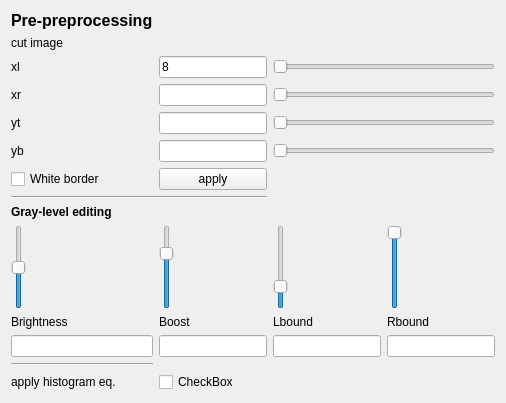
              <widget class="QWidget" name="GLS">
               <attribute name="title">
                <string>GLS</string>
               </attribute>
               <layout class="QGridLayout" name="gridLayout_14">
                <item row="3" column="2" colspan="2">
                 <widget class="QSlider" name="horizontalSlider_x2">
                  <property name="maximum">
                   <number>300</number>
                  </property>
                  <property name="orientation">
                   <enum>Qt::Horizontal</enum>
                  </property>
                 </widget>
                </item>
                <item row="2" column="0">
                 <widget class="QLabel" name="label_32">
                  <property name="text">
                   <string>xl</string>
                  </property>
                 </widget>
                </item>
                <item row="10" column="3">
                 <widget class="QLabel" name="label_Rbound">
                  <property name="text">
                   <string>Rbound</string>
                  </property>
                 </widget>
                </item>
                <item row="6" column="1">
                 <widget class="QPushButton" name="pushButton_apply_cut">
                  <property name="text">
                   <string>apply</string>
                  </property>
                 </widget>
                </item>
                <item row="2" column="2" colspan="2">
                 <widget class="QSlider" name="horizontalSlider_x1">
                  <property name="maximum">
                   <number>300</number>
                  </property>
                  <property name="orientation">
                   <enum>Qt::Horizontal</enum>
                  </property>
                 </widget>
                </item>
                <item row="4" column="2" colspan="2">
                 <widget class="QSlider" name="horizontalSlider_y1">
                  <property name="maximum">
                   <number>200</number>
                  </property>
                  <property name="orientation">
                   <enum>Qt::Horizontal</enum>
                  </property>
                 </widget>
                </item>
                <item row="10" column="2">
                 <widget class="QLabel" name="label_Lbound">
                  <property name="text">
                   <string>Lbound</string>
                  </property>
                 </widget>
                </item>
                <item row="11" column="3">
                 <widget class="QLineEdit" name="lineEdit_Rbound"/>
                </item>
                <item row="11" column="0">
                 <widget class="QLineEdit" name="lineEdit_Brightness"/>
                </item>
                <item row="5" column="2" colspan="2">
                 <widget class="QSlider" name="horizontalSlider_y2">
                  <property name="maximum">
                   <number>200</number>
                  </property>
                  <property name="orientation">
                   <enum>Qt::Horizontal</enum>
                  </property>
                 </widget>
                </item>
                <item row="5" column="0">
                 <widget class="QLabel" name="label_57">
                  <property name="text">
                   <string>yb</string>
                  </property>
                 </widget>
                </item>
                <item row="8" column="0" colspan="2">
                 <widget class="QLabel" name="tab1_title">
                  <property name="font">
                   <font>
                    <weight>75</weight>
                    <bold>true</bold>
                   </font>
                  </property>
                  <property name="text">
                   <string>Gray-level editing</string>
                  </property>
                 </widget>
                </item>
                <item row="2" column="1">
                 <widget class="QLineEdit" name="lineEdit_x1">
                  <property name="text">
                   <string>8</string>
                  </property>
                 </widget>
                </item>
                <item row="4" column="1">
                 <widget class="QLineEdit" name="lineEdit_y1"/>
                </item>
                <item row="3" column="0">
                 <widget class="QLabel" name="label_52">
                  <property name="text">
                   <string>xr</string>
                  </property>
                 </widget>
                </item>
                <item row="9" column="0">
                 <widget class="QSlider" name="slider_brightness">
                  <property name="minimum">
                   <number>-255</number>
                  </property>
                  <property name="maximum">
                   <number>255</number>
                  </property>
                  <property name="orientation">
                   <enum>Qt::Vertical</enum>
                  </property>
                 </widget>
                </item>
                <item row="9" column="3">
                 <widget class="QSlider" name="slider_Rbound">
                  <property name="minimum">
                   <number>1</number>
                  </property>
                  <property name="maximum">
                   <number>255</number>
                  </property>
                  <property name="value">
                   <number>255</number>
                  </property>
                  <property name="sliderPosition">
                   <number>255</number>
                  </property>
                  <property name="orientation">
                   <enum>Qt::Vertical</enum>
                  </property>
                 </widget>
                </item>
                <item row="7" column="0" colspan="2">
                 <widget class="Line" name="line_6">
                  <property name="orientation">
                   <enum>Qt::Horizontal</enum>
                  </property>
                 </widget>
                </item>
                <item row="13" column="0">
                 <widget class="QLabel" name="label_69">
                  <property name="text">
                   <string>apply histogram eq.</string>
                  </property>
                 </widget>
                </item>
                <item row="3" column="1">
                 <widget class="QLineEdit" name="lineEdit_x2"/>
                </item>
                <item row="11" column="2">
                 <widget class="QLineEdit" name="lineEdit_Lbound"/>
                </item>
                <item row="6" column="0">
                 <widget class="QCheckBox" name="checkBox_border">
                  <property name="text">
                   <string>White border</string>
                  </property>
                 </widget>
                </item>
                <item row="9" column="1">
                 <widget class="QSlider" name="slider_boost">
                  <property name="minimum">
                   <number>-255</number>
                  </property>
                  <property name="maximum">
                   <number>255</number>
                  </property>
                  <property name="value">
                   <number>103</number>
                  </property>
                  <property name="sliderPosition">
                   <number>103</number>
                  </property>
                  <property name="orientation">
                   <enum>Qt::Vertical</enum>
                  </property>
                 </widget>
                </item>
                <item row="5" column="1">
                 <widget class="QLineEdit" name="lineEdit_y2"/>
                </item>
                <item row="10" column="1">
                 <widget class="QLabel" name="label_boost">
                  <property name="text">
                   <string>Boost</string>
                  </property>
                 </widget>
                </item>
                <item row="9" column="2">
                 <widget class="QSlider" name="slider_Lbound">
                  <property name="maximum">
                   <number>254</number>
                  </property>
                  <property name="value">
                   <number>54</number>
                  </property>
                  <property name="sliderPosition">
                   <number>54</number>
                  </property>
                  <property name="orientation">
                   <enum>Qt::Vertical</enum>
                  </property>
                 </widget>
                </item>
                <item row="0" column="0">
                 <widget class="QLabel" name="label_29">
                  <property name="font">
                   <font>
                    <pointsize>12</pointsize>
                    <weight>75</weight>
                    <bold>true</bold>
                   </font>
                  </property>
                  <property name="text">
                   <string>Pre-preprocessing</string>
                  </property>
                 </widget>
                </item>
                <item row="10" column="0">
                 <widget class="QLabel" name="label_brightness">
                  <property name="text">
                   <string>Brightness</string>
                  </property>
                 </widget>
                </item>
                <item row="1" column="0">
                 <widget class="QLabel" name="label_30">
                  <property name="text">
                   <string>cut image</string>
                  </property>
                 </widget>
                </item>
                <item row="11" column="1">
                 <widget class="QLineEdit" name="lineEdit_Boost"/>
                </item>
                <item row="4" column="0">
                 <widget class="QLabel" name="label_33">
                  <property name="text">
                   <string>yt</string>
                  </property>
                 </widget>
                </item>
                <item row="12" column="0">
                 <widget class="Line" name="line_7">
                  <property name="orientation">
                   <enum>Qt::Horizontal</enum>
                  </property>
                 </widget>
                </item>
                <item row="13" column="1">
                 <widget class="QCheckBox" name="checkBox_heq">
                  <property name="text">
                   <string>CheckBox</string>
                  </property>
                 </widget>
                </item>
               </layout>
              </widget>
